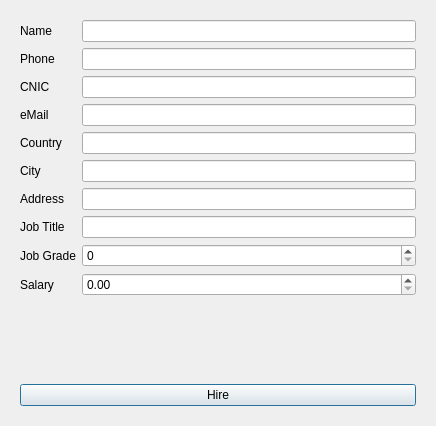
<?xml version="1.0" encoding="UTF-8"?>
<ui version="4.0">
 <class>Hire</class>
 <widget class="QDialog" name="Hire">
  <property name="geometry">
   <rect>
    <x>0</x>
    <y>0</y>
    <width>436</width>
    <height>426</height>
   </rect>
  </property>
  <property name="windowTitle">
   <string>Dialog</string>
  </property>
  <layout class="QGridLayout" name="gridLayout_2">
   <item row="0" column="0">
    <widget class="QScrollArea" name="scrollArea">
     <property name="frameShape">
      <enum>QFrame::NoFrame</enum>
     </property>
     <property name="widgetResizable">
      <bool>true</bool>
     </property>
     <widget class="QWidget" name="scrollAreaWidgetContents">
      <property name="geometry">
       <rect>
        <x>0</x>
        <y>0</y>
        <width>418</width>
        <height>408</height>
       </rect>
      </property>
      <layout class="QGridLayout" name="gridLayout">
       <item row="0" column="0">
        <layout class="QFormLayout" name="formLayout">
         <item row="0" column="0">
          <widget class="QLabel" name="label">
           <property name="text">
            <string>Name</string>
           </property>
          </widget>
         </item>
         <item row="1" column="0">
          <widget class="QLabel" name="label_2">
           <property name="text">
            <string>Phone</string>
           </property>
          </widget>
         </item>
         <item row="2" column="0">
          <widget class="QLabel" name="label_3">
           <property name="text">
            <string>CNIC</string>
           </property>
          </widget>
         </item>
         <item row="3" column="0">
          <widget class="QLabel" name="label_4">
           <property name="text">
            <string>eMail</string>
           </property>
          </widget>
         </item>
         <item row="4" column="0">
          <widget class="QLabel" name="label_5">
           <property name="text">
            <string>Country</string>
           </property>
          </widget>
         </item>
         <item row="5" column="0">
          <widget class="QLabel" name="label_6">
           <property name="text">
            <string>City</string>
           </property>
          </widget>
         </item>
         <item row="6" column="0">
          <widget class="QLabel" name="label_7">
           <property name="text">
            <string>Address</string>
           </property>
          </widget>
         </item>
         <item row="0" column="1">
          <widget class="QLineEdit" name="le_name"/>
         </item>
         <item row="1" column="1">
          <widget class="QLineEdit" name="le_phone"/>
         </item>
         <item row="2" column="1">
          <widget class="QLineEdit" name="le_cnic"/>
         </item>
         <item row="3" column="1">
          <widget class="QLineEdit" name="le_email"/>
         </item>
         <item row="4" column="1">
          <widget class="QLineEdit" name="le_country"/>
         </item>
         <item row="5" column="1">
          <widget class="QLineEdit" name="le_city"/>
         </item>
         <item row="6" column="1">
          <widget class="QLineEdit" name="le_address"/>
         </item>
         <item row="7" column="0">
          <widget class="QLabel" name="label_8">
           <property name="text">
            <string>Job Title</string>
           </property>
          </widget>
         </item>
         <item row="9" column="0">
          <widget class="QLabel" name="label_9">
           <property name="text">
            <string>Salary</string>
           </property>
          </widget>
         </item>
         <item row="8" column="0">
          <widget class="QLabel" name="label_10">
           <property name="text">
            <string>Job Grade</string>
           </property>
          </widget>
         </item>
         <item row="7" column="1">
          <widget class="QLineEdit" name="le_job"/>
         </item>
         <item row="8" column="1">
          <widget class="QSpinBox" name="sb_grade">
           <property name="maximum">
            <number>24</number>
           </property>
          </widget>
         </item>
         <item row="9" column="1">
          <widget class="QDoubleSpinBox" name="db_salary">
           <property name="maximum">
            <double>99999999.000000000000000</double>
           </property>
          </widget>
         </item>
        </layout>
       </item>
       <item row="1" column="0">
        <widget class="QPushButton" name="btn_hire">
         <property name="text">
          <string>Hire</string>
         </property>
        </widget>
       </item>
      </layout>
     </widget>
    </widget>
   </item>
  </layout>
 </widget>
 <resources/>
 <connections/>
</ui>
